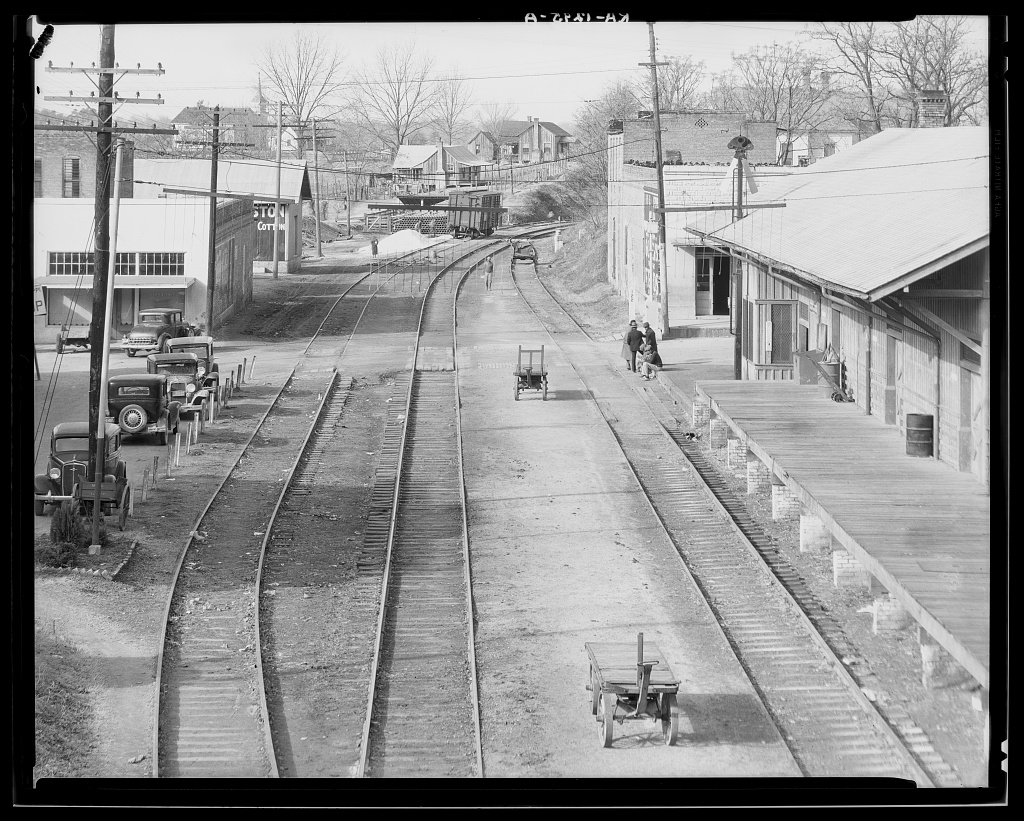
#> input picture wip/print/fried-green-tomatoes/src/loc-edwards-1936.jpg, 1024 x 821 px
$ python build.py
#> lines starting #> are read from the running program, lines starting #| are printed output that depends on the picture
"""Whistle Stop Cafe, Whistle Stop, Alabama, early 1930s. Tall cafe card, two faces 600x1200.
Front: depot nameboard title, the signature 1936 FSA photo of a Southern railroad depot (Library of Congress),
the "served hot" special panel with the frying pan still, Idgie's note, the train schedule.
Back: the cafe's own window sign (TMDB), the menu under depot nameboard bars, bee tree still and honey jar,
the chalk hobo mark card, Evelyn's pencilled "Towanda!".
Writes photo crops, front/back .body.html and .html."""
import os, subprocess, sys
from PIL import Image, ImageEnhance, ImageOps
D = os.path.dirname(os.path.abspath(__file__))
A = lambda f: os.path.join(D, 'assets', f)
S = lambda f: os.path.join(D, 'src', f)
if not os.path.exists(A('wear-back.png')):
    subprocess.run([sys.executable, os.path.join(D, 'paint.py')], check=True)
W, H = 600, 1200
INK, GREEN, GOLD, RED, PAPER, CREAM, MUTE = '#24331a', '#3f5a24', '#d29a2e', '#a5452f', '#f2e6c6', '#f8f0da', '#5b5440'
FONTS = ('https://fonts.googleapis.com/css2?family=Bevan&family=Vollkorn:ital,wght@0,400;0,600;0,700;1,400;1,600'
         '&family=Homemade+Apple&display=swap')
DISP = "'Bevan', serif"; BODY = "'Vollkorn', serif"; SCRIPT = "'Homemade Apple', cursive"
L = 40; CW = W - 2 * L

# ---------------- photos ----------------
def fit(im, w, h, box=None):
    if box: im = im.crop(box)
    sw, sh = im.size; r = w / h
    cw, ch = (int(sh * r), sh) if sw / sh > r else (sw, int(sw / r))
    x, y = (sw - cw) // 2, (sh - ch) // 2
    return im.crop((x, y, x + cw, y + ch)).resize((w * 2, h * 2), Image.LANCZOS)

DEP_W, DEP_H = 504, 336
dep = ImageOps.autocontrast(Image.open(S('loc-edwards-1936.jpg')).convert('L'), cutoff=0.6)
dep = ImageEnhance.Brightness(dep).enhance(1.06)
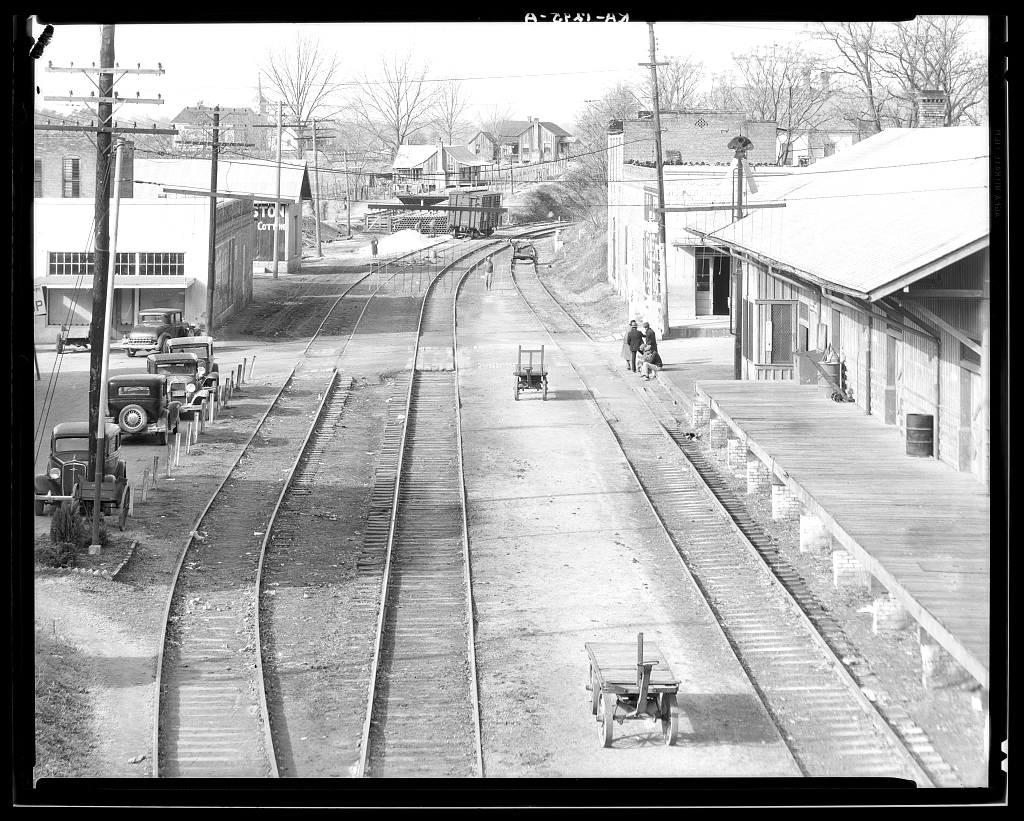
#> dep: PIL image 1024x821 L; min 0, max 255, mean 164.6
dep = ImageOps.colorize(dep, black=(38, 30, 18), white=(250, 240, 214), mid=(150, 128, 92))
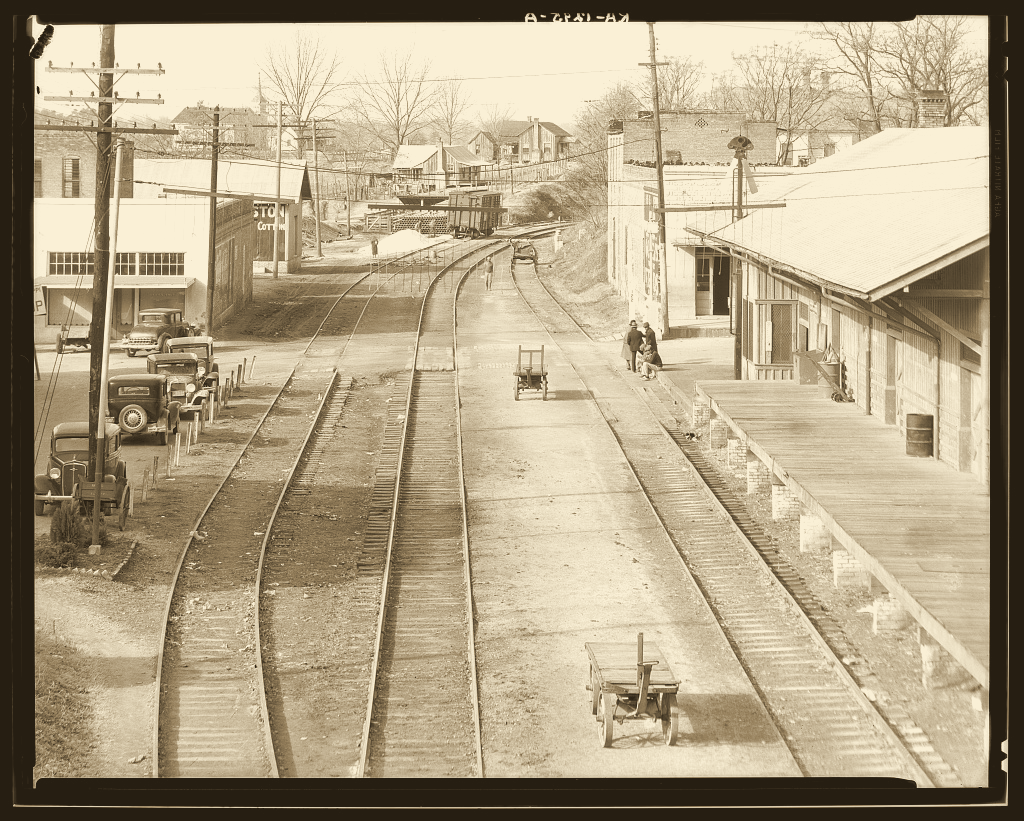
#> dep: PIL image 1024x821 RGB; mean R, G, B 176.9, 162.8, 135.5
fit(dep, DEP_W, DEP_H, (38, 58, 990, 760)).save(A('depot-1936.jpg'), quality=92)
#> in fit, `if box: im = im.crop(box)`:
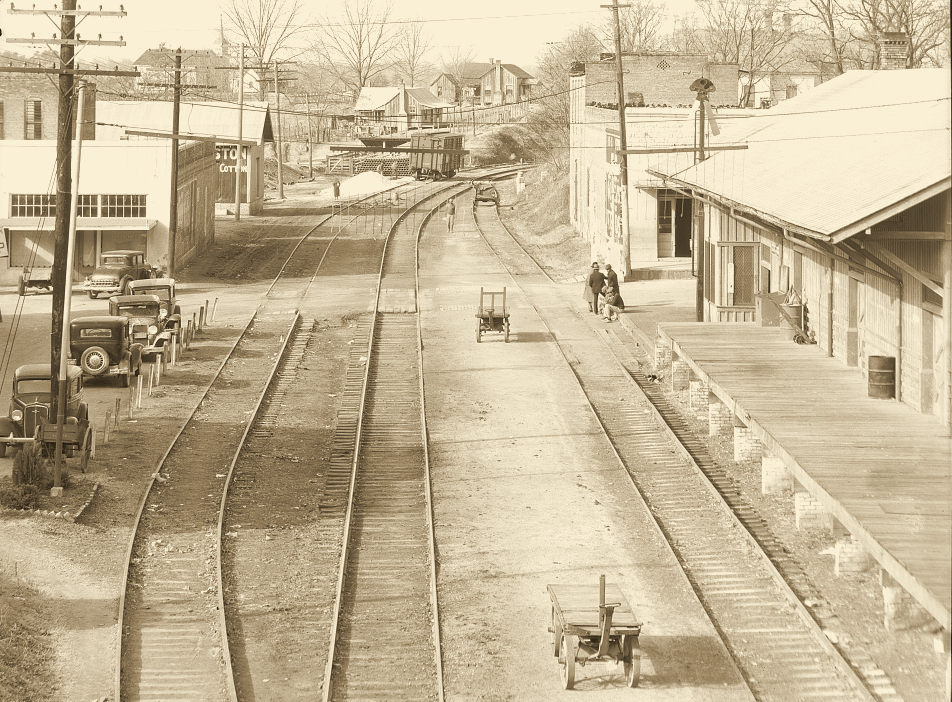
#> im: PIL image 952x702 RGB; mean R, G, B 196.3, 181.2, 151.4
#> in fit, `return im.crop((x, y, x + cw, y + ch)).resize((w * 2, h * 2), Image.LA..`:
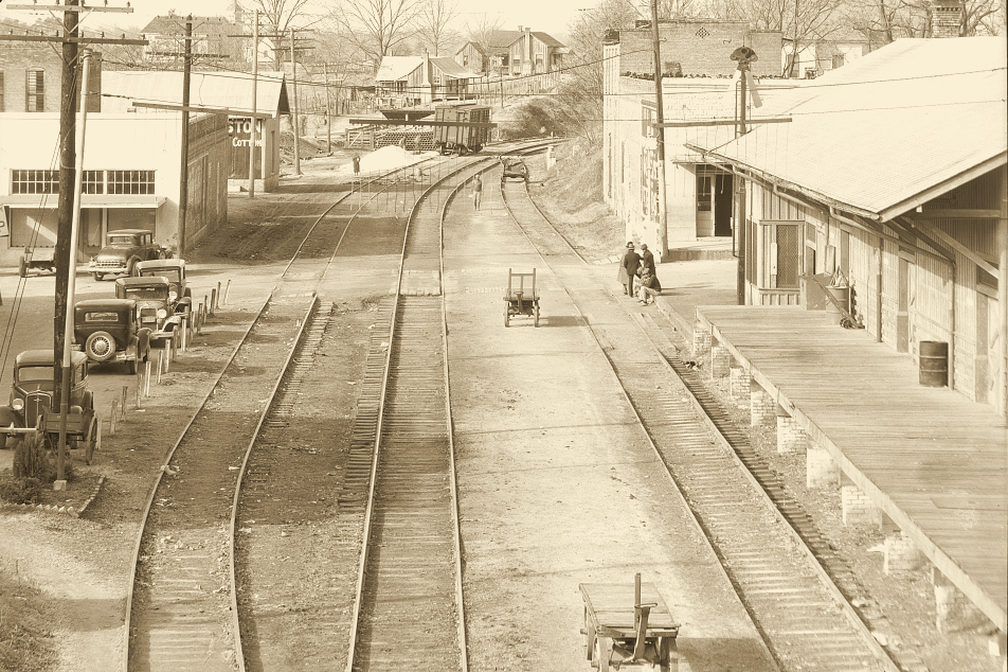
#> returned value: PIL image 1008x672 RGB; mean R, G, B 194.2, 179, 149.1
#> (the run stopped early here; a loop or call above may not have finished)
